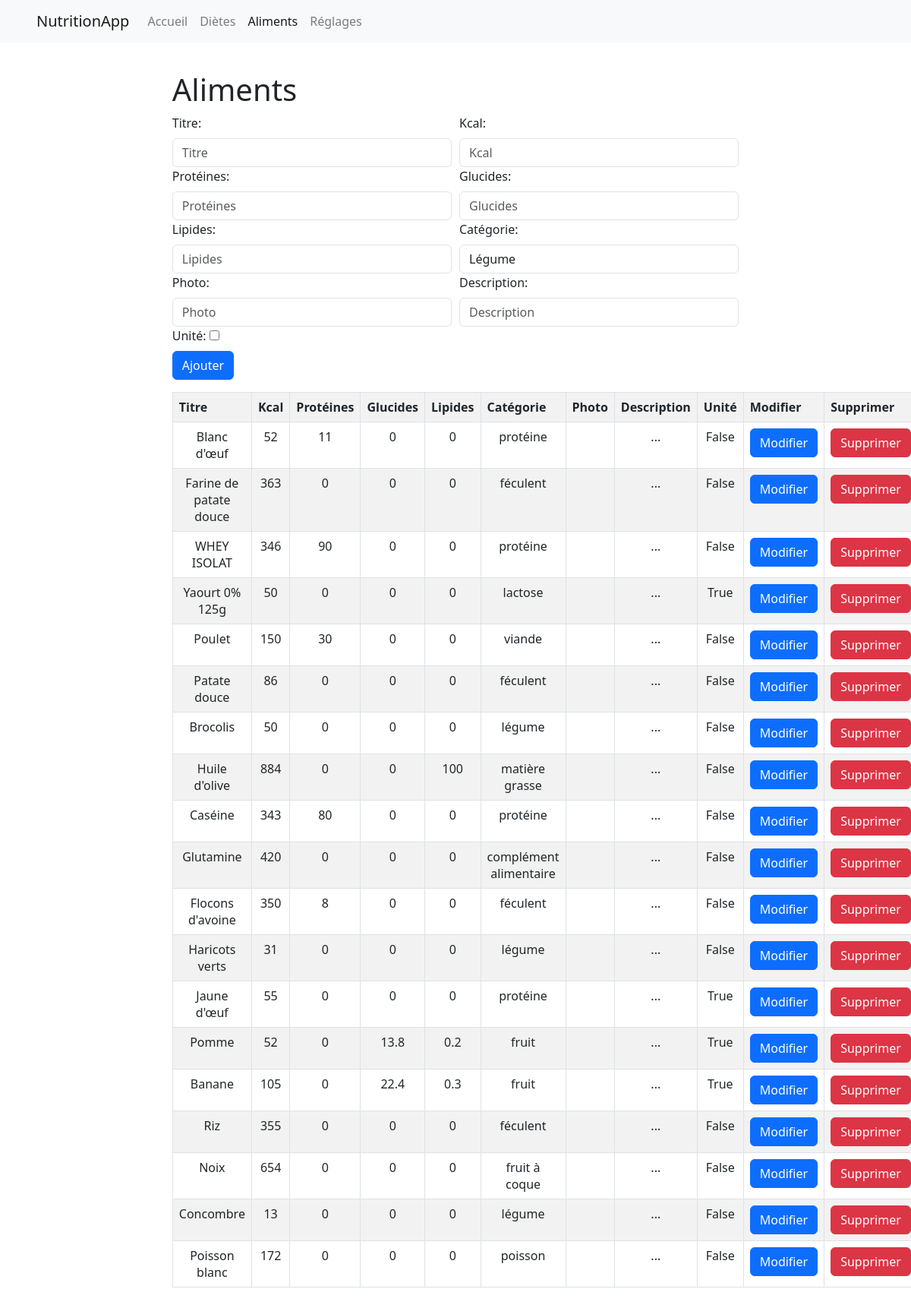
The page /aliments on the database its author committed.
### models.py (models this page shows)
class aliment(db.Model):
    id = db.Column(db.Integer, primary_key=True)
    titre = db.Column(db.String(255), nullable=True)
    kcal = db.Column(db.Integer, nullable=True)
    proteines = db.Column(db.Integer, nullable=True)
    glucides = db.Column(db.Integer, nullable=True)
    lipides = db.Column(db.Integer, nullable=True)
    categorie = db.Column(db.String(255), nullable=True) # légume, fruit, féculent...
    photo = db.Column(db.String(255), nullable=True)
    description = db.Column(db.String(255), nullable=True)
    unite = db.Column(db.Boolean, nullable=True)

### app.py (the view)
@app.route('/aliments')
def aliments():
    aliments = aliment.query.all()
    return render_template('aliments.html', aliments=aliments)

### templates/aliments.html (shortened to what this page needs)
{% extends 'base.html' %}
{% set page = 'aliments' %}
{% block content %}
<link rel="stylesheet" href="{{ url_for('static', filename='css/pages.css') }}">
<div class="content">
    <h1 class="title">{% block title %} Aliments {% endblock %}</h1>
    <div>
        <form method="POST" action="{{ url_for('ajouter_aliment') }}">
            <div class="form-row">
                <div class="col-md-6">
                    <label for="titre">Titre:</label>
                    <input type="text" id="titre" name="titre" class="form-control" placeholder="Titre" required>
                </div>
                <div class="col-md-6">
                    <label for="kcal">Kcal:</label>
                    <input type="number" id="kcal" name="kcal" class="form-control" placeholder="Kcal" required>
                </div>
            </div>
            <div class="form-row">
                <div class="col-md-6">
                    <label for="proteines">Protéines:</label>
                    <input type="number" id="proteines" name="proteines" class="form-control" placeholder="Protéines">
                </div>
                <div class="col-md-6">
                    <label for="glucides">Glucides:</label>
                    <input type="number" id="glucides" name="glucides" class="form-control" placeholder="Glucides">
                </div>
            </div>
            <div class="form-row">
                <div class="col-md-6">
                    <label for="lipides">Lipides:</label>
                    <input type="number" id="lipides" name="lipides" class="form-control" placeholder="Lipides">
                </div>
                <div class="col-md-6">
                    <label for="categorie">Catégorie:</label>
                    <select id="categorie" name="categorie" class="form-control" required>
                        <option value="légume">Légume</option>
                    </select>
                </div>
            </div>
            <div class="form-row">
                <div class="col-md-6">
                    <label for="photo">Photo:</label>
                    <input type="text" id="photo" name="photo" class="form-control" placeholder="Photo">
                </div>
                <div class="col-md-6">
                    <label for="description">Description:</label>
                    <input type="text" id="description" name="description" class="form-control" placeholder="Description">
                </div>
            </div>
            <div class="form-row">
                <div class="col-md-12">
                    <label for="unite">Unité:</label>
                    <input type="checkbox" id="unite" name="unite">
                </div>
            </div>
            <div class="form-row">
                <div class="col-md-12">
                    <input type="submit" value="Ajouter" class="btn btn-primary">
                </div>
            </div>
        </form>
    </div>
    <div>
        <table class="table table-striped table-bordered">
            <tr>
                <th>Titre</th>
                <th>Kcal</th>
                <th>Protéines</th>
                <th>Glucides</th>
                <th>Lipides</th>
                <th>Catégorie</th>
                <th>Photo</th>
                <th>Description</th>
                <th>Unité</th>
                <th>Modifier</th>
                <th>Supprimer</th>
            </tr>
            {% for aliment in aliments %}
            <tr>
                <td>{{ aliment.titre }}</td>
                <td>{{ aliment.kcal }}</td>
                <td>{{ aliment.proteines }}</td>
                <td>{{ aliment.glucides }}</td>
                <td>{{ aliment.lipides }}</td>
                <td>{{ aliment.categorie }}</td>
                <td>{{ aliment.photo }}</td>
                <td>{{ aliment.description[:20] }}...</td>
                <td>{{ aliment.unite }}</td>
                <td>
                    <a href="{{ url_for('modifier_aliment', id=aliment.id) }}" class="btn btn-primary">Modifier</a>
                </td>
                <td>
                    <a href="{{ url_for('supprimer_aliment', id=aliment.id) }}" class="btn btn-danger">Supprimer</a>
                </td>
            </tr>
            {% endfor %}
        </table>
    </div>
</div>
{% endblock %}

### static/css/base.css (style rules this page uses)
html { font-family: 'Roboto', sans-serif; font-size: 16px; line-height: 1.5; color: #333; background-color: #fff; }

### static/css/pages.css (style rules this page uses)
.content { padding: 1cm 6cm 1cm 6cm; }
.table td { text-align: center; }

### rows shown on the page
aliment: titre "Blanc d'œuf", kcal "52", proteines "11", glucides "0", lipides "0", categorie "protéine", unite "False"
aliment: titre "Farine de patate douce", kcal "363", proteines "0", glucides "0", lipides "0", categorie "féculent", unite "False"
aliment: titre "WHEY ISOLAT", kcal "346", proteines "90", glucides "0", lipides "0", categorie "protéine", unite "False"
aliment: titre "Yaourt 0% 125g", kcal "50", proteines "0", glucides "0", lipides "0", categorie "lactose", unite "True"
aliment: titre "Poulet", kcal "150", proteines "30", glucides "0", lipides "0", categorie "viande", unite "False"
aliment: titre "Patate douce", kcal "86", proteines "0", glucides "0", lipides "0", categorie "féculent", unite "False"
aliment: titre "Brocolis", kcal "50", proteines "0", glucides "0", lipides "0", categorie "légume", unite "False"
aliment: titre "Huile d'olive", kcal "884", proteines "0", glucides "0", lipides "100", categorie "matière grasse", unite "False"
aliment: titre "Caséine", kcal "343", proteines "80", glucides "0", lipides "0", categorie "protéine", unite "False"
aliment: titre "Glutamine", kcal "420", proteines "0", glucides "0", lipides "0", categorie "complément alimentaire", unite "False"
aliment: titre "Flocons d'avoine", kcal "350", proteines "8", glucides "0", lipides "0", categorie "féculent", unite "False"
aliment: titre "Haricots verts", kcal "31", proteines "0", glucides "0", lipides "0", categorie "légume", unite "False"
aliment: titre "Jaune d'œuf", kcal "55", proteines "0", glucides "0", lipides "0", categorie "protéine", unite "True"
aliment: titre "Pomme", kcal "52", proteines "0", glucides "13.8", lipides "0.2", categorie "fruit", unite "True"
aliment: titre "Banane", kcal "105", proteines "0", glucides "22.4", lipides "0.3", categorie "fruit", unite "True"
aliment: titre "Riz", kcal "355", proteines "0", glucides "0", lipides "0", categorie "féculent", unite "False"
aliment: titre "Noix", kcal "654", proteines "0", glucides "0", lipides "0", categorie "fruit à coque", unite "False"
aliment: titre "Concombre", kcal "13", proteines "0", glucides "0", lipides "0", categorie "légume", unite "False"
aliment: titre "Poisson blanc", kcal "172", proteines "0", glucides "0", lipides "0", categorie "poisson", unite "False"
